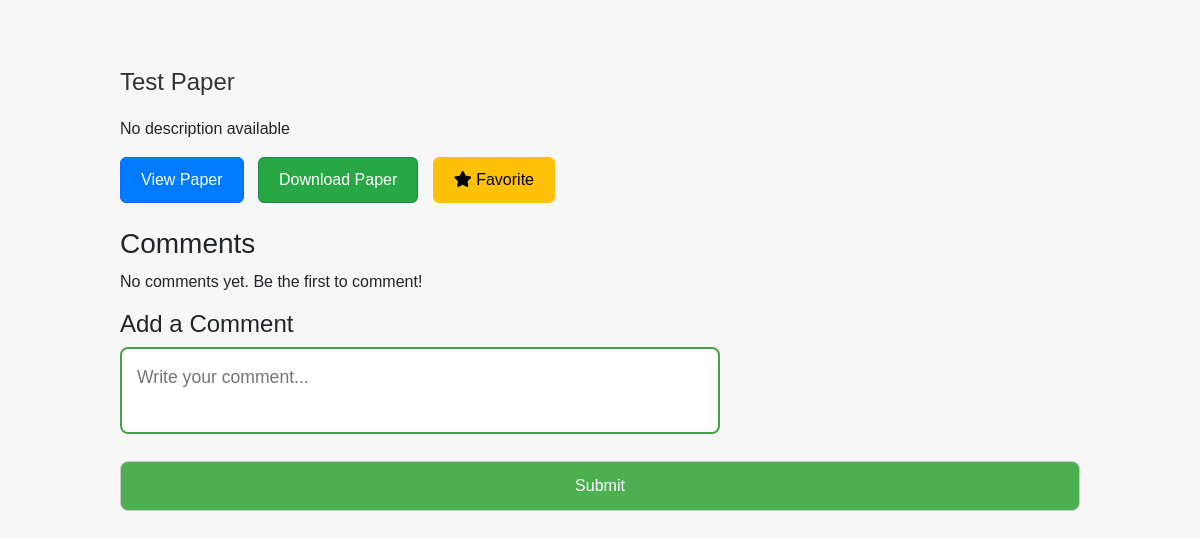
/papers/1/1/1/ (signed in), run on an earlier commit of the app's database.
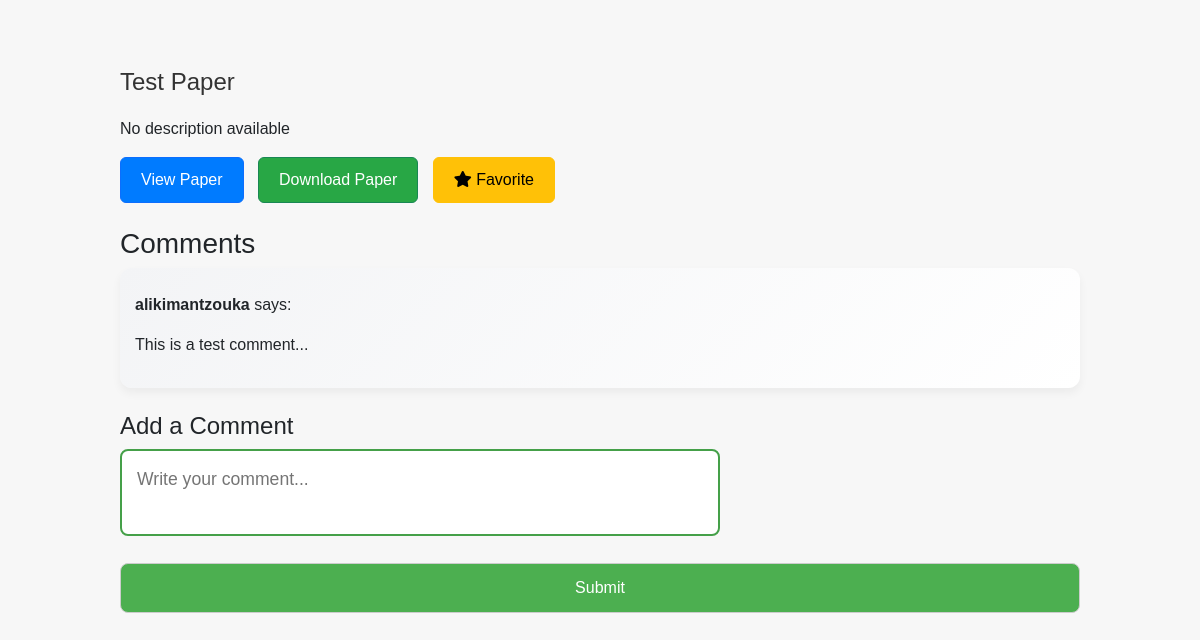
And on a later commit of the database.
### myapp/models.py (models this page shows, shortened)
class Paper(models.Model):
    title = models.CharField(max_length=255)
    description = models.TextField(default="No description available")
    file = models.FileField(upload_to='papers/')  # Folder where the papers will be stored
    course = models.ForeignKey(Course, related_name='papers', on_delete=models.CASCADE)
    uploaded_at = models.DateTimeField(auto_now_add=True)

class Comment(models.Model):
    paper = models.ForeignKey(Paper, on_delete=models.CASCADE, related_name="comments")  # Link to Paper model
    user = models.ForeignKey(User, on_delete=models.CASCADE)  # Link to User model (if users should be able to comment)
    content = models.TextField()
    created_at = models.DateTimeField(auto_now_add=True)

### myapp/views.py (the view)
# urls.py: path('papers/<int:department_id>/<int:course_id>/<int:paper_id>/', views.paper_detail_view, name='paper_detail'),  # Shows detailed view of a single paper
def paper_detail_view(request, department_id, course_id, paper_id):
    paper = get_object_or_404(Paper, id=paper_id)
    is_favorite = FavoritePaper.objects.filter(user=request.user, paper=paper).exists()
    department = Department.objects.get(id=department_id)
    course = Course.objects.get(id=course_id)
    if request.method == 'POST':
        form = CommentForm(request.POST)
        if form.is_valid():
            new_comment = form.save(commit=False)
            new_comment.paper = paper  # Associate the comment with the paper
            new_comment.user = request.user  # Associate the comment with the current user
            new_comment.save()
            return redirect('paper_detail', department_id=department_id, course_id=course_id, paper_id=paper_id)
        if 'favorite' in request.POST:
            if is_favorite:
                FavoritePaper.objects.filter(user=request.user, paper=paper).delete()
            else:
                FavoritePaper.objects.create(user=request.user, paper=paper)
        return redirect('paper_detail', department_id=department_id, course_id=course_id, paper_id=paper_id)
    else:
        form = CommentForm()
    comments = Comment.objects.filter(paper=paper)
    return render(request, 'paper_detail.html', {
        'department': department,
        'course': course,
        'paper': paper,
        'is_favorite': is_favorite,
        'form': form,
        'comments': comments,
        'file_url': paper.file.url
    })

### myapp/forms.py
class CommentForm(forms.ModelForm):
    class Meta:
        model = Comment
        fields = ['content']  # Only the comment text is needed from the user
    def __init__(self, *args, **kwargs):
        super(CommentForm, self).__init__(*args, **kwargs)
        self.fields['content'].widget.attrs.update({'placeholder': 'Add a comment...', 'class': 'form-control'})

### myapp/templates/paper_detail.html (shortened to what this page needs)
<!DOCTYPE html>
<html lang="en">
    {% load static %}
<head>
    <link href="https://cdn.jsdelivr.net/npm/bootstrap@5.3.0-alpha1/dist/css/bootstrap.min.css" rel="stylesheet">
    <link rel="stylesheet" href="{% static 'css/style.css' %}">
     <link rel="stylesheet" href="https://cdnjs.cloudflare.com/ajax/libs/font-awesome/5.15.4/css/all.min.css">
</head>
<body>
    <div class="container mt-5">
        <h2>{{ paper.title }}</h2>
        <p>{{ paper.description }}</p>
        <a href="{% url 'paper_detail' department_id=department.id course_id=course.id paper_id=paper.id %}" class="btn btn-primary">View Paper</a>
         <a href="{{ paper.file_url }}" download class="btn btn-success">Download Paper</a>
         <a href="#" class="btn btn-warning" id="favoriteBtn" onclick="toggleFavorite(paper.id)">
            <i class="fas fa-star" id="favoriteIcon"></i> Favorite
        </a>
        <div class="comments-section mt-4">
            <h3>Comments</h3>
            {% if comments %}
                {% for comment in comments %}
                    <div class="comment-item mb-4">
                        <p><strong>{{ comment.user.username }}</strong> says:</p>
                        <p>{{ comment.content }}</p>
                    </div>
                {% endfor %}
            {% else %}
                <p>No comments yet. Be the first to comment!</p>
            {% endif %}
            <h4>Add a Comment</h4>
            <form method="POST" class="comment-form">
                <div class="comment-container">
                    <textarea class="comment-input" placeholder="Write your comment..."></textarea>
                </div>
                <button type="submit" class="btn-submit">Submit</button>
            </form>
        </div>
    </div>
</body>
</html>

### myapp/static/css/style.css (style rules this page uses)
h2 { margin-bottom: 20px; color: #333; font-size: 24px; }
button[type="submit"] { background-color: #4CAF50; color: white; padding: 12px 20px; border: none; border-radius: 4px; cursor: pointer; width: 100%; }
p { margin-top: 10px; }
a { text-decoration: none; color: #4CAF50; }
body { background-color: #f4f9f4; font-family: 'Arial', sans-serif; margin: 0; padding: 0; }
body { font-family: 'Arial', sans-serif; background-color: #f7f7f7; }
.container { max-width: 1000px; margin: 0 auto; padding: 20px; }
body { font-family: 'Arial', sans-serif; background-color: #f7f7f7; margin: 0; padding: 0; }
button { font-size: 16px; padding: 10px 20px; border-radius: 8px; }
.container select, .container button { font-size: 18px; padding: 12px; margin: 10px 0; border-radius: 8px; border: 1px solid #ccc; }
.container button { background-color: #4CAF50; color: white; cursor: pointer; font-size: 16px; }
.comment-input { width: 100%; max-width: 600px; padding: 12px 15px; border: 2px solid #45a049; border-radius: 8px; font-size: 1.1em; resize: none; margin-bottom: 10px; transition: border-color 0.3s ease, box-shadow 0.3s ease; }
.btn-submit { padding: 8px 30px; background-color: #00c4cc; color: white; font-size: 1em; border: none; border-radius: 50px; cursor: pointer; transition: background-color 0.3s ease; margin-top: 10px; display: inline-block; }
.comment-item { background: linear-gradient(135deg, #f3f4f6, #ffffff); padding: 15px; margin-bottom: 15px; border-radius: 12px; box-shadow: 0 5px 10px rgba(0, 0, 0, 0.05); transition: transform 0.3s ease; }
textarea.comment-input { width: 100%; max-width: 600px; padding: 15px; font-size: 1.1em; }
.btn { margin-right: 10px; padding: 10px 20px; font-size: 16px; }
.btn-primary { background-color: #007bff; color: white; }
.btn-success { background-color: #28a745; color: white; }

What changed in the data, as far as the page shows it:
added Comment: user.username "alikimantzouka", content "This is a test comment..."
Also different on the page:
text no longer shown: "No comments yet. Be the first to comment!"
